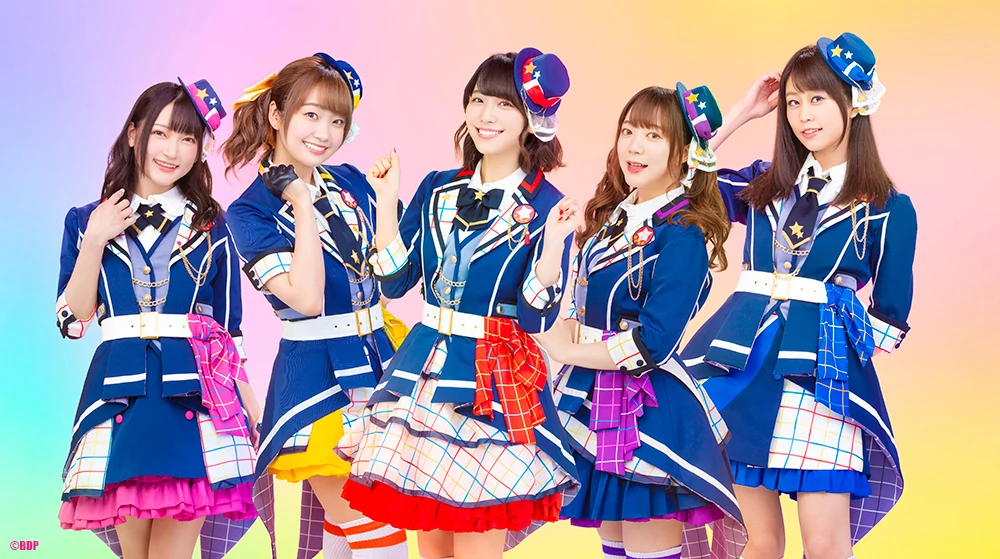
#> input picture input/test-poppinparty.webp, 1000 x 559 px
$ python -i front_face.py   (imports and definitions only)
#> lines starting #> are read from the running program, lines starting #| are printed output that depends on the picture
import cv2


class FrontFaceCascade:
    def __init__(self):
        self.cascade = cv2.CascadeClassifier('haarcascade_frontalface_alt2.xml')

    def detect(self, img: []) -> None:
        """Detects front faces in an image"""
        grayscale_img = cv2.cvtColor(img.image, cv2.COLOR_BGR2GRAY)
        faces = self.cascade.detectMultiScale(image=grayscale_img, scaleFactor=1.1, minNeighbors=3)

        for (x, y, w, h) in faces:
            # Get region of interest
            roi = img.image[y:y + h, x:x + w]
            blur = cv2.GaussianBlur(src=roi, ksize=(51, 51), sigmaX=0)
            # Insert ROI back into image
            img.blur_face(x, y, w, h, blur_region=blur)

>>> import cv2
>>> picture = cv2.imread('../input/test-poppinparty.webp', cv2.IMREAD_GRAYSCALE)
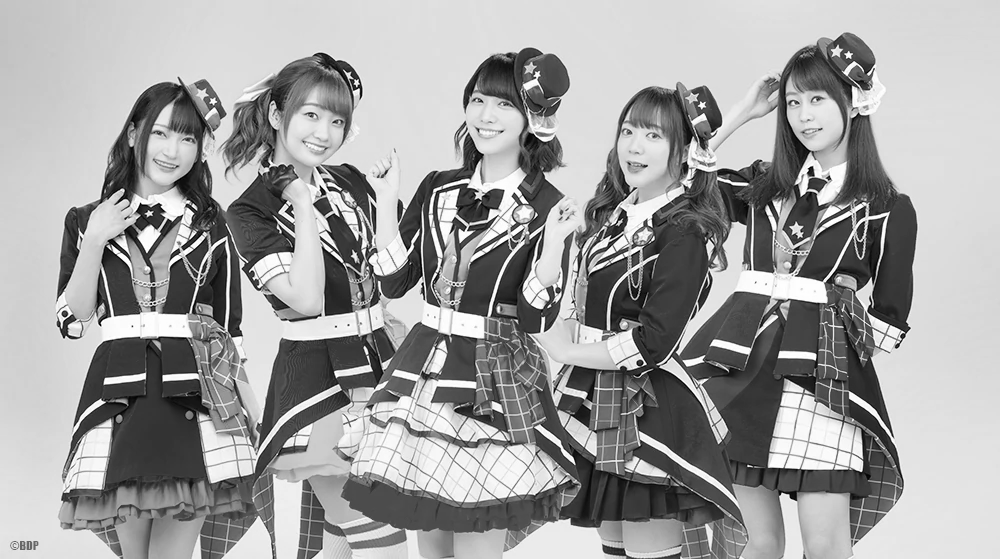
#> picture: shape (559, 1000); min 0, max 255, mean 159.6
#> (the run stopped early here; a loop or call above may not have finished)

$ run again, on input/test-roselia.jpg
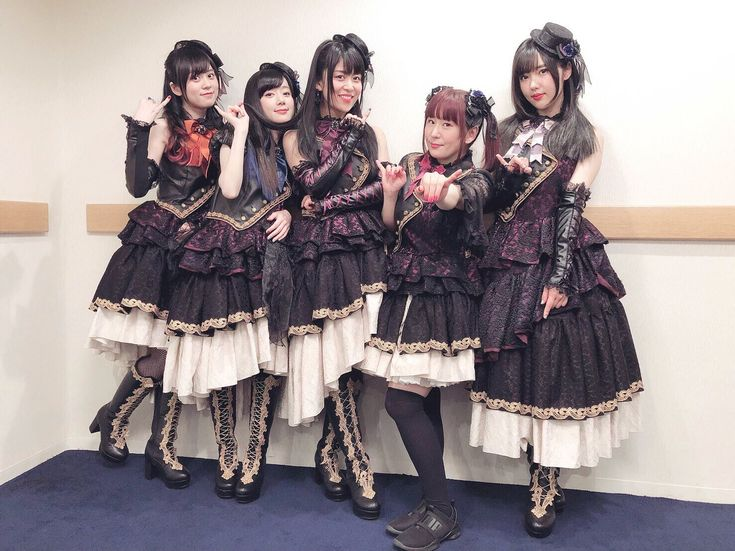
#> input picture input/test-roselia.jpg, 735 x 551 px
#> `picture = cv2.imread('../input/test-poppinparty.webp', cv2.IMREAD_GRAY..`:
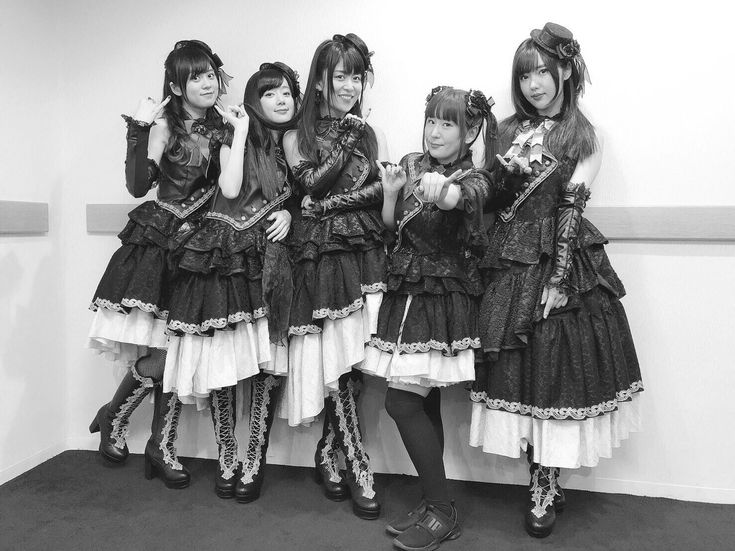
#> picture: shape (551, 735); min 0, max 255, mean 149.4
